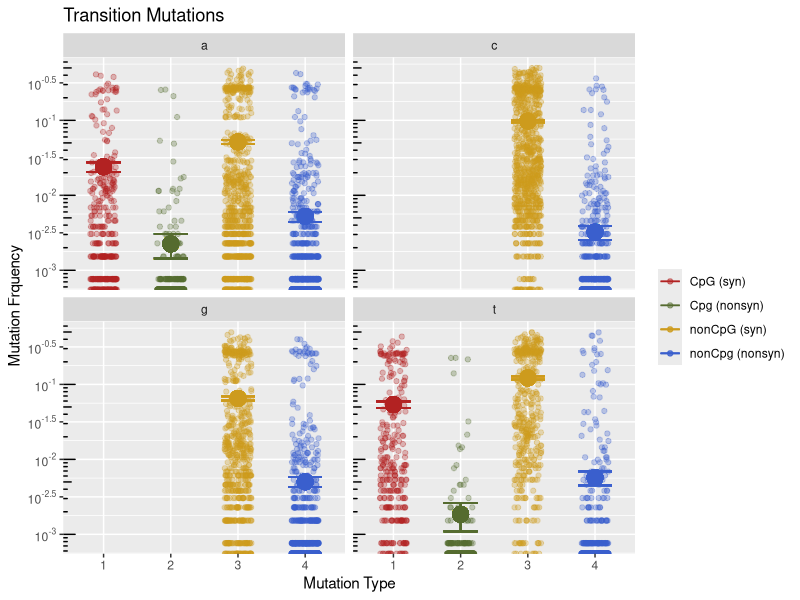

Recreate this plot in R. (Note: this script raises an error after producing the figure.)

data<-read.csv("DengueVirus1.fasta_pruned.mu.trim05_DF.csv", header = T)

library(ggplot2)
library(dplyr)
library(plotrix)
library(scales)
library(plyr)
library(grid)
library(gridExtra)
# my solution for the error I was getting 
# require(extrafont)
# # need only do this once!
# font_import(pattern="[A/a]rial", prompt=FALSE)
# require(ggplot2)

comparing_CpG_Syn_Nonsyn = function(data){


#subset into two groups yes makes cpg and no cpg
cpg.y<-subset(data, makesCpG==1)
cpg.n<-subset(data, makesCpG==0)
#subset further into letters nuclotideCpgforming or nucotideNonGpg
AC<-subset(cpg.y, wtnt=='a')
ANC<-subset(cpg.n, wtnt=='a')
GC<-subset(cpg.y, wtnt=='g')
GNC<-subset(cpg.n, wtnt=='g')
TC<-subset(cpg.y, wtnt=='t')
TNC<-subset(cpg.n, wtnt=='t')
CC<-subset(cpg.y, wtnt=='c')
CNC<-subset(cpg.n, wtnt=='c')

#Function to help create errorbars
sem<-function(x){
  return(sd(x,na.rm = FALSE)/sqrt(length(x)))
}

# addinf a small value to be able to graph on a log scale
# AC$MeanFreq = AC$MeanFreq +.00001
# ANC$MeanFreq = ANC$MeanFreq +.00001
# TC$MeanFreq = TC$MeanFreq +.00001
# TNC$MeanFreq = TNC$MeanFreq +.00001
# CNC$MeanFreq = CNC$MeanFreq +.00001
# GNC$MeanFreq = GNC$MeanFreq +.00001

#making the data frames with all information about a, t, c, g 
AllA = rbind(AC, ANC)
AllT = rbind(TC, TNC)
AllC = CNC
AllG = GNC

# added new colmuns for mean an error bars
AllA$mean_value <- .01
AllA$sem_vals<- 0
AllT$mean_value <- .01
AllT$sem_vals<- 0
AllC$mean_value <- .01
AllC$sem_vals<- 0
AllG$mean_value <- .01
AllG$sem_vals<- 0

  
# for loops to caculate mean ans errorbars and 1, 2, 3, 4 for position
for (i in 1:length(AllA$makesCpG)) {
  if (AllA$makesCpG[i] == 1 && AllA$TypeOfSite[i] == "syn") {
    AllA$graphit[i] <- "1"
    AllA$mean_value[i] <- mean(AllA$MeanFreq[(which(AllA$makesCpG == 1 & AllA$TypeOfSite == "syn") )])
    AllA$sem_vals[i]<-sem(AllA$MeanFreq[(which(AllA$makesCpG == 1 & AllA$TypeOfSite == "syn") )])
    }
  if (AllA$makesCpG[i] == 1 && AllA$TypeOfSite[i] == "nonsyn") {
    AllA$graphit[i] <- "2"
    AllA$mean_value[i] <- mean(AllA$MeanFreq[(which(AllA$makesCpG == 1 & AllA$TypeOfSite == "nonsyn") )])
    AllA$sem_vals[i]<-sem(AllA$MeanFreq[(which(AllA$makesCpG == 1 & AllA$TypeOfSite == "nonsyn") )])
    }
  if (AllA$makesCpG[i] == 0 && AllA$TypeOfSite[i] == "syn") {
    AllA$graphit[i] <- "3"
    AllA$mean_value[i] <- mean(AllA$MeanFreq[(which(AllA$makesCpG == 0 & AllA$TypeOfSite == "syn") )])
    AllA$sem_vals[i]<-sem(AllA$MeanFreq[(which(AllA$makesCpG == 0 & AllA$TypeOfSite == "syn") )])
  }
  if (AllA$makesCpG[i] == 0 && AllA$TypeOfSite[i] == "nonsyn") {
    AllA$graphit[i] <- "4"
    AllA$mean_value[i] <- mean(AllA$MeanFreq[(which(AllA$makesCpG == 0 & AllA$TypeOfSite == "nonsyn") )])
    AllA$sem_vals[i]<-sem(AllA$MeanFreq[(which(AllA$makesCpG == 0 & AllA$TypeOfSite == "nonsyn") )])
  }
}

for (i in 1:length(AllT$makesCpG)) {
  if (AllT$makesCpG[i] == 1 && AllT$TypeOfSite[i] == "syn") {
    AllT$graphit[i] <- "1"
    AllT$mean_value[i] <- mean(AllT$MeanFreq[(which(AllT$makesCpG == 1 & AllT$TypeOfSite == "syn") )])
    AllT$sem_vals[i]<-sem(AllT$MeanFreq[(which(AllT$makesCpG == 1 & AllT$TypeOfSite == "syn") )])
  }
  if (AllT$makesCpG[i] == 1 && AllT$TypeOfSite[i] == "nonsyn") {
    AllT$graphit[i] <- "2"
    AllT$mean_value[i] <- mean(AllT$MeanFreq[(which(AllT$makesCpG == 1 & AllT$TypeOfSite == "nonsyn") )])
    AllT$sem_vals[i]<-sem(AllT$MeanFreq[(which(AllT$makesCpG == 1 & AllT$TypeOfSite == "nonsyn") )])
  }
  if (AllT$makesCpG[i] == 0 && AllT$TypeOfSite[i] == "syn") {
    AllT$graphit[i] <- "3"
    AllT$mean_value[i] <- mean(AllT$MeanFreq[(which(AllT$makesCpG == 0 & AllT$TypeOfSite == "syn") )])
    AllT$sem_vals[i]<-sem(AllT$MeanFreq[(which(AllT$makesCpG == 0 & AllT$TypeOfSite == "syn") )])
  }
  if (AllT$makesCpG[i] == 0 && AllT$TypeOfSite[i] == "nonsyn") {
    AllT$graphit[i] <- "4"
    AllT$mean_value[i] <- mean(AllT$MeanFreq[(which(AllT$makesCpG == 0 & AllT$TypeOfSite == "nonsyn") )])
    AllT$sem_vals[i]<-sem(AllT$MeanFreq[(which(AllT$makesCpG == 0 & AllT$TypeOfSite == "nonsyn") )])
  }
}

for (i in 1:length(AllC$makesCpG)) {

  if (AllC$makesCpG[i] == 0 && AllC$TypeOfSite[i] == "syn") {
    AllC$graphit[i] <- "3"
    AllC$mean_value[i] <- mean(AllC$MeanFreq[(which(AllC$makesCpG == 0 & AllC$TypeOfSite == "syn") )])
    AllC$sem_vals[i]<-sem(AllC$MeanFreq[(which(AllC$makesCpG == 0 & AllC$TypeOfSite == "syn") )])
  }
  if (AllC$makesCpG[i] == 0 && AllC$TypeOfSite[i] != "syn") {
    AllC$graphit[i] <- "4"
    AllC$mean_value[i] <- mean(AllC$MeanFreq[(which(AllC$makesCpG == 0 & AllC$TypeOfSite == "nonsyn") )])
    AllC$sem_vals[i]<-sem(AllC$MeanFreq[(which(AllC$makesCpG == 0 & AllC$TypeOfSite == "nonsyn") )])
  }
}

for (i in 1:length(AllG$makesCpG)) {
  
  if (AllG$makesCpG[i] == 0 && AllG$TypeOfSite[i] == "syn") {
    AllG$graphit[i] <- "3"
    AllG$mean_value[i] <- mean(AllG$MeanFreq[(which(AllG$makesCpG == 0 & AllG$TypeOfSite == "syn") )])
    AllG$sem_vals[i]<-sem(AllG$MeanFreq[(which(AllG$makesCpG == 0 & AllG$TypeOfSite == "syn") )])
  }
  if (AllG$makesCpG[i] == 0 && AllG$TypeOfSite[i] != "syn") {
    AllG$graphit[i] <- "4"
    AllG$mean_value[i] <- mean(AllG$MeanFreq[(which(AllG$makesCpG == 0 & AllG$TypeOfSite == "nonsyn") )])
    AllG$sem_vals[i]<-sem(AllG$MeanFreq[(which(AllG$makesCpG == 0 & AllG$TypeOfSite == "nonsyn") )])
  }
}

# There are the upper and lower limits of the error bar
AllA$LCLS = AllA$mean_value - AllA$sem_vals
AllA$UCLS = AllA$mean_value + AllA$sem_vals

AllT$LCLS = AllT$mean_value - AllT$sem_vals
AllT$UCLS = AllT$mean_value + AllT$sem_vals

AllC$LCLS = AllC$mean_value - AllC$sem_vals
AllC$UCLS = AllC$mean_value + AllC$sem_vals

AllG$LCLS = AllG$mean_value - AllG$sem_vals
AllG$UCLS = AllG$mean_value + AllG$sem_vals

AllAT = rbind(AllA, AllT)
AllATCG = rbind(AllA, AllT, AllC, AllG)

# this loop adds a small value to the 0's so they may show up on the graph
for (i in 1:length(AllATCG$MeanFreq)){
  if (AllATCG$MeanFreq[i]==0){
    AllATCG$MeanFreq[i]= 0.000001
  }
}

# the plot
ggplot(aes(factor(graphit), MeanFreq, color=graphit), data = AllATCG)+
  #log scale to make the data eaisier to see
  scale_y_log10(breaks = trans_breaks("log10", function(x) 10^x),
                labels = trans_format("log10", math_format(10^.x))) +
  #expand_limits(y = c(0.00001, 0.1)) +
  # the title
  labs(title = "Transition Mutations")+
  # jitter makes the points spred out width is how far apart the points are and alpha deals with opacicty
  geom_jitter(data= AllA,aes(x = factor(graphit)),position = position_jitter(width = .2), alpha = 0.3) +
  # point is the mean
  geom_point(data= AllA,mapping = aes (x = graphit, y =mean_value, colour =graphit ),size = 5.0, show.legend = FALSE) +
  # error bar is the uper and lower limits
  geom_errorbar(data = AllA,aes(x = graphit, ymin= LCLS, ymax= UCLS, color = graphit),width=.5) +
  #facet_wrap splits graph between a, t, c, g
  facet_wrap(~ wtnt)+
  geom_jitter(data= AllT,aes(x = factor(graphit)), position = position_jitter(width = .2), alpha = 0.3) +
  geom_point(data= AllT,mapping = aes (x = graphit, y =mean_value, colour =graphit ),size = 5.0, show.legend = FALSE) +
  geom_errorbar(data = AllT,aes(x = graphit, ymin= LCLS, ymax= UCLS, color = graphit),width=.5) +
  
  geom_jitter(data= AllC,aes(x = factor(graphit)),position = position_jitter(width = .2), alpha = 0.3) +
  geom_point(data= AllC,mapping = aes (x = graphit, y =mean_value, colour =graphit ),size = 5.0, show.legend = FALSE) +
  geom_errorbar(data = AllC,aes(x = graphit, ymin= LCLS, ymax= UCLS, color = graphit),width=.5) +
  
  geom_jitter(data= AllG,aes(x = factor(graphit)),position = position_jitter(width = .2), alpha = 0.3) +
  geom_point(data= AllG,mapping = aes (x = graphit, y =mean_value, colour =graphit ),size = 5.0, show.legend = FALSE) +
  geom_errorbar(data = AllG,aes(x = graphit, ymin= LCLS, ymax= UCLS, color = graphit),width=.5) +
 
   #give points new colors and lables the colors
  scale_color_manual(labels = c("CpG (syn)","Cpg (nonsyn)","nonCpG (syn)", "nonCpg (nonsyn)"), values = c("firebrick", "darkolivegreen","goldenrod3", "royalblue3")) +
  #labels X and Y axis
  labs(x="Mutation Type", y="Mutation Frquency",col=" ")+
  #theme(text=element_text(family="Garamond", size=14))+
  annotation_logticks(sides="l") 


}


comparing_CpG_Syn_Nonsyn(data)
#make sure the packages are loaded before begining 

###################
#still testing

ggplot(aes(factor(graphit), MeanFreq, color=graphit), data = AllAT)+
  #log scale to make the data eaisier to see
  scale_y_log10(breaks = trans_breaks("log10", function(x) 10^x),
                labels = trans_format("log10", math_format(10^.x))) +
  scale_x_discrete(labels=c("1" = "CpG ", "2" = "CpG ", "3" = "nonCpG ", "4"= "nonCpG "))+
  geom_boxplot(data= AllA,aes(x = factor(graphit))) +
  #facet_wrap splits graph between a and t
  facet_wrap(~ wtnt)+
  geom_boxplot(data= AllT,aes(x = factor(graphit))) +
  #give points new colors and lables the colors
  scale_color_manual(labels = c("CpG (syn)","Cpg (nonsyn)","nonCpG (syn)", "nonCpg (nonsyn)"), values = c("firebrick", "darkolivegreen","goldenrod3", "royalblue3")) +
  #labels X and Y axis
  labs(x="Mutation Type", y="Mutation Frquency",col=" ")+
  annotation_logticks(sides="l") 




plot(MeanFreq~TypeOfSite, data=AC, log='y',yaxt='n',xaxt='n',xlab="",ylab="",col=c("#601E0033","#FF000033","#0000FF33","#FF5B0033","#00FDFF33"), border=c("#601E0080","#FF000080","#0000FF80","#FF5B00","#00FDFF"))
par(new=TRUE)
plot(MeanFreq~TypeOfSite, data=ANC, log='y',yaxt='n',xaxt='n',xlab="",ylab="",col=c("#0000FF33","#FF5B0033","#00FDFF33"), border=c("#0000FF80","#FF5B00","#00FDFF"))

eaxis(2,at=c(10^-3,10^-2,10^-1,10^0),cex.axis=1)
axis.break(2,0.00012,style="slash") 
mtext('0', side=2, line=1.5, at=0.0001, las=1,cex=1.1)
#mtext("Mutation type", side=1, line=8, cex=1.5)
mtext("Mutation frequency", side=2, line=3, cex=1.1)

points(MF1~Type, data=stats_s,log='y',pch=16,cex=1)
